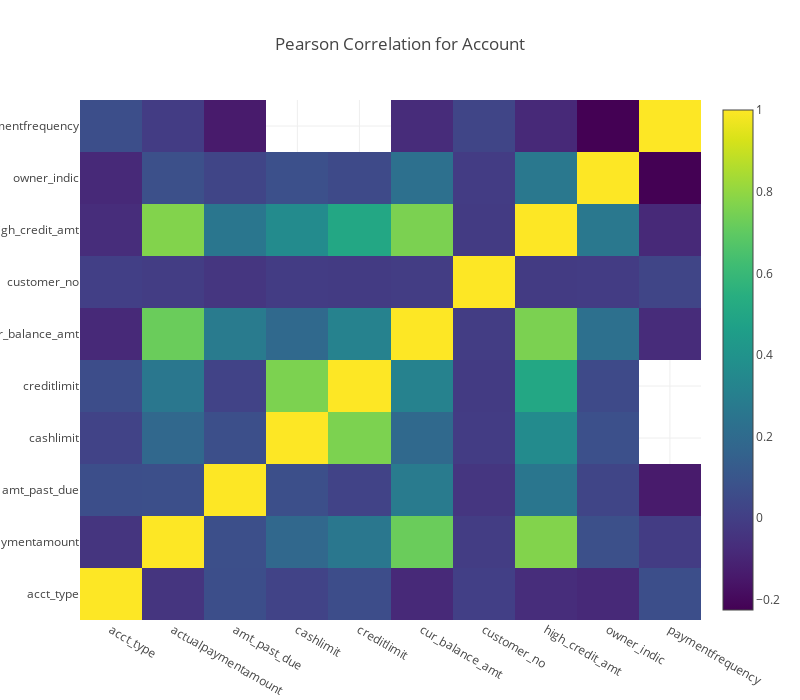

The notebook cell this image was saved under:
### Markdown cell above
## Account - Heat map

### Code cell
# creating a list of only numerical values
categorical_account = []
for col, value in account.iteritems():
    if value.dtype == 'object':
        categorical_account.append(col)

# Store the numerical columns in a list numerical
numerical_account = account.columns.difference(categorical_account)

data2 = [go.Heatmap(
        z=account[numerical_account].astype(float).corr().values, # Generating the Pearson correlation
        x=account[numerical_account].columns.values,
        y=account[numerical_account].columns.values,
        colorscale='Viridis',
        reversescale = False,
        text = True ,
        opacity = 1.0
        
    )
]


layout = go.Layout(
    title='Pearson Correlation for Account',
    xaxis = dict(ticks='', nticks=36),
    yaxis = dict(ticks='' ),
    width = 800, height = 700,
    
)


fig = go.Figure(data=data2, layout=layout)
py.iplot(fig, filename='labelled-heatmap')

### Figure 1 — Plotly figure (JSON) as saved in the notebook; plotly's stock layout.template omitted (floating-point values rounded to 4 significant figures)
{"data": [{"colorscale": "Viridis", "opacity": 1, "reversescale": false, "text": true, "type": "heatmap", "x": ["acct_type", "actualpaymentamount", "amt_past_due", "cashlimit", "creditlimit", "cur_balance_amt", "customer_no", "high_credit_amt", "owner_indic", "paymentfrequency"], "y": ["acct_type", "actualpaymentamount", "amt_past_due", "cashlimit", "creditlimit", "cur_balance_amt", "customer_no", "high_credit_amt", "owner_indic", "paymentfrequency"], "z": [[1, -0.04, 0.06628, 0.01988, 0.06023, -0.0843, 0.002401, -0.07164, -0.08503, 0.06725], [-0.04, 1, 0.06955, 0.1843, 0.2611, 0.7215, -0.006029, 0.77, 0.07315, -0.008816], [0.06628, 0.06955, 1, 0.0703, 0.01854, 0.28, -0.03369, 0.2574, 0.02614, -0.1385], [0.01988, 0.1843, 0.0703, 1, 0.7585, 0.1891, -0.01116, 0.3595, 0.07588, null], [0.06023, 0.2611, 0.01854, 0.7585, 1, 0.3126, -0.01398, 0.5026, 0.05008, null], [-0.0843, 0.7215, 0.28, 0.1891, 0.3126, 1, -0.005074, 0.7556, 0.2279, -0.07543], [0.002401, -0.006029, -0.03369, -0.01116, -0.01398, -0.005074, 1, -0.01292, -0.009511, 0.02601], [-0.07164, 0.77, 0.2574, 0.3595, 0.5026, 0.7556, -0.01292, 1, 0.2668, -0.08421], [-0.08503, 0.07315, 0.02614, 0.07588, 0.05008, 0.2279, -0.009511, 0.2668, 1, -0.2247], [0.06725, -0.008816, -0.1385, null, null, -0.07543, 0.02601, -0.08421, -0.2247, 1]]}], "layout": {"height": 700, "title": "Pearson Correlation for Account", "width": 800, "xaxis": {"nticks": 36, "ticks": ""}, "yaxis": {"ticks": ""}}}
